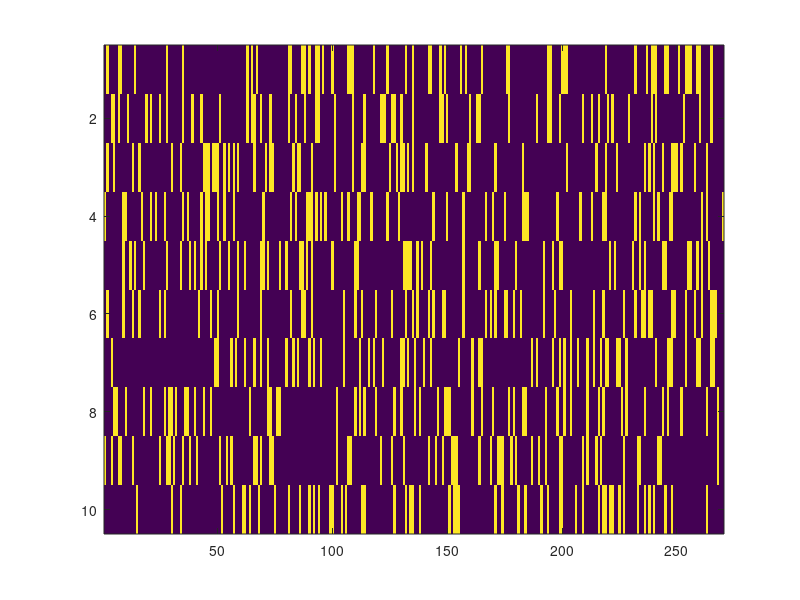
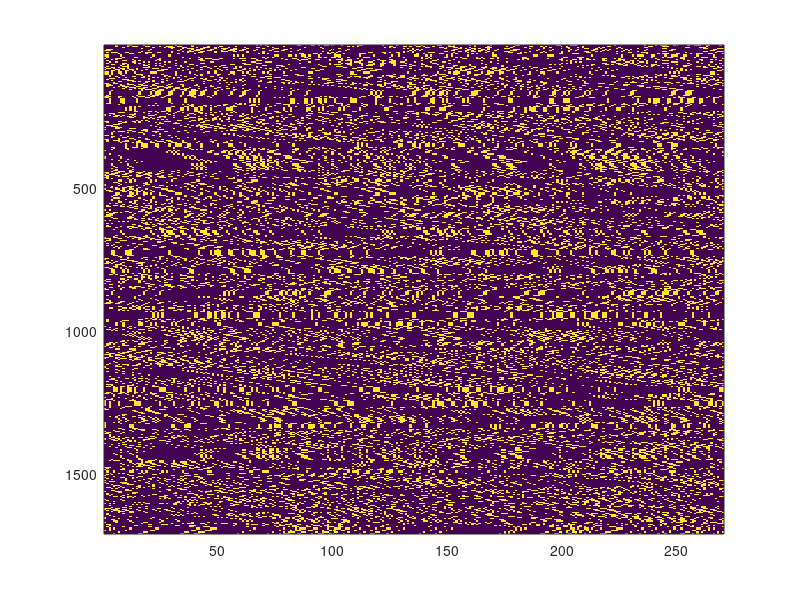
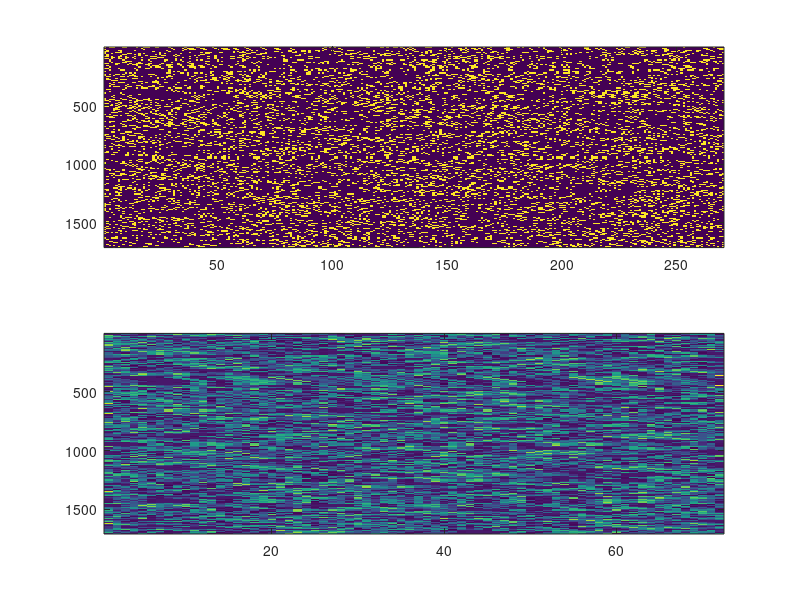

Recreate these plots in MATLAB, in order. (Note: this script raises an error after producing the figures.)


%% Used Angular Sizes: 1, 3, 5, 10, 15

load('Dt.mat')


k =1;

fsLED = 60; % LED frequency. 
num_receptors = 72; % number of receptors

D = 0.2;
inputSize = 270;
NCopies = 10;
Vel = Dt.VrNG{1,1}{k,1};
fsVel = 60;
tVel = length(Vel)/fsVel;
AngSize = 1;

inputVel = zeros(1,tVel*fsLED);
inputVel = round(Vel/fsLED);

inputArray = zeros(inputSize,1);
inputArray(1:ceil(D*inputSize)) = 1;
xi = 1 : inputSize;
auxArray = downsample(inputArray,AngSize);
auxxi = downsample(xi, AngSize);
RandInput = [];
for k = 1 : NCopies
    auxArray = auxArray(randperm(length(auxArray)));
    RandInput = vertcat(RandInput, interp1(auxxi, auxArray, xi, 'nearest'));
end
figure,
imagesc(RandInput)

RandInput(isnan(RandInput)) = 0 ;
in = zeros(tVel*fsLED,inputSize);
in(1,:) = RandInput(1,:);
%%
vv = [];
for k = 2: length(in)
    in(k,:) = circshift(in(k-1,:)',[round(inputVel(round(k*fsVel/fsLED))) 0]);
    vv = vertcat(vv, round(inputVel(round(k*fsVel/fsLED))));
end

figure; imagesc(in)

%% Smooth with photoreceptor filter.


resized_in = imresize(in, [tVel*fsLED 72 ]);


figure;
subplot(2,1,1)
imagesc(in)
subplot(2,1,2)
imagesc(resized_in)


%% Apply the model
%                 Original from Tuthill
lp_Tau_HR = 15e-3;  % time constant of the lp-filter
hp_Tau_HR = 50e-3;  % time constant of the hp filter, from Borst et al, 2003

hwr = 0.0;
rightWeight = 1/2;
onWeight = 1/2;
rec = 72;

% Andre_make_eye_filters; % currently this is w. 4.6 deg ommatidia, 72 total

[resized_sim_data2Quad] = Andre_2QuadModel ...
    (resized_in, lp_Tau_HR, hp_Tau_HR,fsLED,rec,hwr,rightWeight,onWeight)';

[sim_data2Quad] = Andre_2QuadModel ...
    (in, lp_Tau_HR, hp_Tau_HR,fsLED,rec,hwr,rightWeight,onWeight)';
%%
figure; 
% plot(sim_data2Quad.HR_mean_ts)
% hold on
plot(resized_sim_data2Quad.HR_mean_ts)
hold on
plot(0.001*vv)
legend('resized','Vr')
% legend('resized','Vr')

